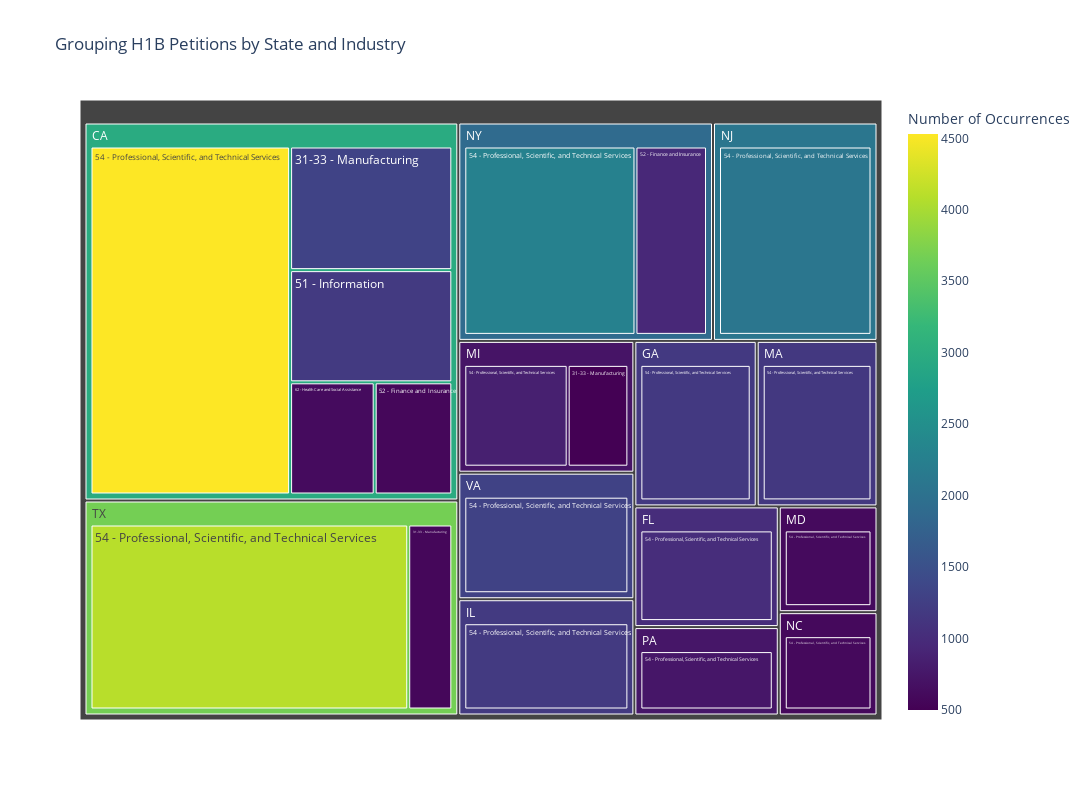

The cell this chart's notebook holds for it:
### Markdown cell above
<h5><b> 5. Employer Vs State Counts </b></h5>

### Code cell
emp_grp = employer.groupby(['Industry (NAICS) Code', 'Petitioner State',]).size().reset_index(name="Number of Occurrences")
top_emp_grp = emp_grp.sort_values(by='Number of Occurrences', ascending=False)
# emp_grp.head()

fig = px.treemap(
    top_emp_grp.head(20),
    path=['Petitioner State', 'Industry (NAICS) Code'],
    values='Number of Occurrences',
    title='Grouping H1B Petitions by State and Industry',
    color='Number of Occurrences',
    color_continuous_scale='viridis'
)
fig.update_layout(
    width=1200,
    height=800
) 
fig.show()

### Figure 1 — Plotly figure (JSON) as saved in the notebook; plotly's stock layout.template omitted (floating-point values rounded to 4 significant figures)
{"data": [{"branchvalues": "total", "customdata": [[4531.0], [4102.0], [2280.0], [2088.0], [1308.0], [1295.0], [1190.0], [1187.0], [1177.0], [1162.0], [1013.0], [953.0], [850.0], [742.0], [619.0], [607.0], [593.0], [569.0], [568.0], [499.0], [2965.0], [3672.0], [1889.0], [2088.0], [1295.0], [1190.0], [1177.0], [1162.0], [1013.0], [720.2], [742.0], [607.0], [593.0]], "domain": {"x": [0, 1], "y": [0, 1]}, "hovertemplate": "labels=%{label}<br>Number of Occurrences_sum=%{value}<br>parent=%{parent}<br>id=%{id}<br>Number of Occurrences=%{color}<extra></extra>", "ids": ["CA/54 - Professional, Scientific, and Technical Services", "TX/54 - Professional, Scientific, and Technical Services", "NY/54 - Professional, Scientific, and Technical Services", "NJ/54 - Professional, Scientific, and Technical Services", "CA/31-33 - Manufacturing", "VA/54 - Professional, Scientific, and Technical Services", "IL/54 - Professional, Scientific, and Technical Services", "CA/51 - Information", "GA/54 - Professional, Scientific, and Technical Services", "MA/54 - Professional, Scientific, and Technical Services", "FL/54 - Professional, Scientific, and Technical Services", "NY/52 - Finance and Insurance", "MI/54 - Professional, Scientific, and Technical Services", "PA/54 - Professional, Scientific, and Technical Services", "CA/62 - Health Care and Social Assistance", "MD/54 - Professional, Scientific, and Technical Services", "NC/54 - Professional, Scientific, and Technical Services", "TX/31-33 - Manufacturing", "CA/52 - Finance and Insurance", "MI/31-33 - Manufacturing", "CA", "TX", "NY", "NJ", "VA", "IL", "GA", "MA", "FL", "MI", "PA", "MD", "NC"], "labels": ["54 - Professional, Scientific, and Technical Services", "54 - Professional, Scientific, and Technical Services", "54 - Professional, Scientific, and Technical Services", "54 - Professional, Scientific, and Technical Services", "31-33 - Manufacturing", "54 - Professional, Scientific, and Technical Services", "54 - Professional, Scientific, and Technical Services", "51 - Information", "54 - Professional, Scientific, and Technical Services", "54 - Professional, Scientific, and Technical Services", "54 - Professional, Scientific, and Technical Services", "52 - Finance and Insurance", "54 - Professional, Scientific, and Technical Services", "54 - Professional, Scientific, and Technical Services", "62 - Health Care and Social Assistance", "54 - Professional, Scientific, and Technical Services", "54 - Professional, Scientific, and Technical Services", "31-33 - Manufacturing", "52 - Finance and Insurance", "31-33 - Manufacturing", "CA", "TX", "NY", "NJ", "VA", "IL", "GA", "MA", "FL", "MI", "PA", "MD", "NC"], "marker": {"coloraxis": "coloraxis", "colors": [4531.0, 4102.0, 2280.0, 2088.0, 1308.0, 1295.0, 1190.0, 1187.0, 1177.0, 1162.0, 1013.0, 953.0, 850.0, 742.0, 619.0, 607.0, 593.0, 569.0, 568.0, 499.0, 2965.0, 3672.0, 1889.0, 2088.0, 1295.0, 1190.0, 1177.0, 1162.0, 1013.0, 720.2, 742.0, 607.0, 593.0]}, "name": "", "parents": ["CA", "TX", "NY", "NJ", "CA", "VA", "IL", "CA", "GA", "MA", "FL", "NY", "MI", "PA", "CA", "MD", "NC", "TX", "CA", "MI", "", "", "", "", "", "", "", "", "", "", "", "", ""], "type": "treemap", "values": [4531.0, 4102.0, 2280.0, 2088.0, 1308.0, 1295.0, 1190.0, 1187.0, 1177.0, 1162.0, 1013.0, 953.0, 850.0, 742.0, 619.0, 607.0, 593.0, 569.0, 568.0, 499.0, 8213.0, 4671.0, 3233.0, 2088.0, 1295.0, 1190.0, 1177.0, 1162.0, 1013.0, 1349.0, 742.0, 607.0, 593.0]}], "layout": {"coloraxis": {"colorbar": {"title": {"text": "Number of Occurrences"}}, "colorscale": [[0, "#440154"], [0.1111, "#482878"], [0.2222, "#3e4989"], [0.3333, "#31688e"], [0.4444, "#26828e"], [0.5556, "#1f9e89"], [0.6667, "#35b779"], [0.7778, "#6ece58"], [0.8889, "#b5de2b"], [1, "#fde725"]]}, "height": 800, "legend": {"tracegroupgap": 0}, "title": {"text": "Grouping H1B Petitions by State and Industry"}, "width": 1200}}
